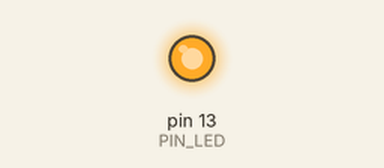
This sketch was run on a simulated Arduino Uno, built with avr-gcc and run on an emulated ATmega328P. Shown: output pins drawn as LEDs (lit = HIGH). EEPROM starts erased.

Above: at 0.1 s.
At 10.3 s:
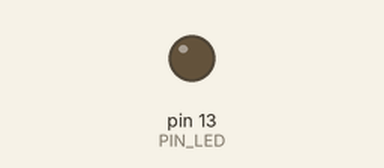
Timing chart, 0 to 11.8 s (numbered marks = the images above):
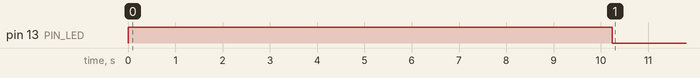

The sketch:

ArduinoEEPROM_erase.ino
```cpp
#include <EEPROM.h>

#define EEPROM_CAPACITY 512
#define PIN_LED 13

void setup()
{
	eraseEeprom(EEPROM_CAPACITY);
}

void loop()
{
}

void eraseEeprom(unsigned int capacity)
{
	pinMode(PIN_LED, OUTPUT);
	digitalWrite(PIN_LED, HIGH);
	for (int i=0; i < capacity; i++)
	{
		EEPROM.write(i, 0xff);
		delay(20);
	}
	digitalWrite(PIN_LED, LOW);
}
```
